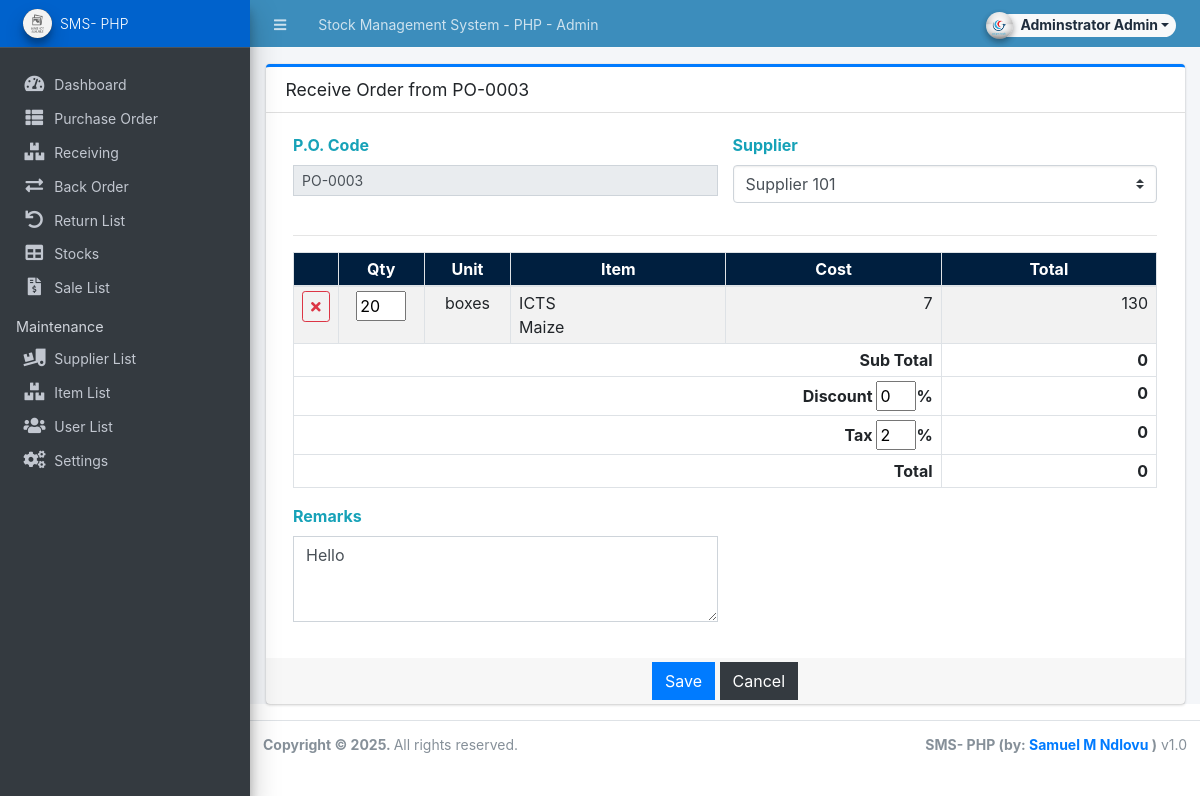
Page /admin?page=receiving/manage_receiving&po_id=3 (signed in) on the committed database.
### tables this page shows
CREATE TABLE `po_items` (
  `po_id` int(30) NOT NULL,
  `item_id` int(30) NOT NULL,
  `quantity` int(30) NOT NULL,
  `price` float NOT NULL DEFAULT 0,
  `unit` varchar(50) NOT NULL,
  `total` float NOT NULL DEFAULT 0
);

CREATE TABLE `item_list` (
  `id` int(30) NOT NULL,
  `name` text NOT NULL,
  `description` text NOT NULL,
  `supplier_id` int(30) NOT NULL,
  `cost` float NOT NULL DEFAULT 0,
  `sell_price` float NOT NULL DEFAULT 0,
  `status` tinyint(1) NOT NULL DEFAULT 1,
  `date_created` datetime NOT NULL DEFAULT current_timestamp(),
  `date_updated` datetime NOT NULL DEFAULT current_timestamp() ON UPDATE current_timestamp()
);

### admin/receiving/manage_receiving.php (the view, shortened to what this page needs)
<?php
if(isset($_GET['po_id'])){
    $qry = $conn->query("SELECT p.*,s.name as supplier FROM purchase_order_list p inner join supplier_list s on p.supplier_id = s.id  where p.id = '{$_GET['po_id']}'");
}
?>
<div class="card card-outline card-primary">
    <div class="card-header">
        <h4 class="card-title"><?php echo !isset($id) ? "Receive Order from ".$po_code : 'Update Received Order' ?></h4>
    </div>
    <div class="card-body">
        <form action="" id="receive-form">
            <div class="container-fluid">
                <div class="row">
                    <?php if(!isset($bo_id)): ?>
                    <div class="col-md-6">
                        <label class="control-label text-info">P.O. Code</label>
                        <input type="text" class="form-control form-control-sm rounded-0" value="<?php echo isset($po_code) ? $po_code : '' ?>" readonly>
                    </div>
                    <?php endif; ?>
                    <div class="col-md-6">
                        <div class="form-group">
                            <label for="supplier_id" class="control-label text-info">Supplier</label>
                            <select id="supplier_id" name="supplier_id" class="custom-select select2">
                            <?php
                            $supplier = $conn->query("SELECT * FROM `supplier_list` where status = 1 order by `name` asc");
                            while($row=$supplier->fetch_assoc()):
                            ?>
                            <option value="<?php echo $row['id'] ?>" <?php echo isset($supplier_id) && $supplier_id == $row['id'] ? "selected" : "" ?> ><?php echo $row['name'] ?></option>
                            <?php endwhile; ?>
                            </select>
                        </div>
                    </div>
                </div>
                <hr>
                <table class="table table-striped table-bordered" id="list">
                    <colgroup>
                        <col width="5%">
                        <col width="10%">
                        <col width="10%">
                        <col width="25%">
                        <col width="25%">
                        <col width="25%">
                    </colgroup>
                    <thead>
                        <tr class="text-light bg-navy">
                            <th class="text-center py-1 px-2"></th>
                            <th class="text-center py-1 px-2">Qty</th>
                            <th class="text-center py-1 px-2">Unit</th>
                            <th class="text-center py-1 px-2">Item</th>
                            <th class="text-center py-1 px-2">Cost</th>
                            <th class="text-center py-1 px-2">Total</th>
                        </tr>
                    </thead>
                    <tbody>
                        <?php
                        if(isset($po_id)):
                        if(!isset($bo_id))
                        $qry = $conn->query("SELECT p.*,i.name,i.description FROM `po_items` p inner join item_list i on p.item_id = i.id where p.po_id = '{$po_id}'");
                        else
                        $qry = $conn->query("SELECT b.*,i.name,i.description FROM `bo_items` b inner join item_list i on b.item_id = i.id where b.bo_id = '{$bo_id}'");
                        while($row = $qry->fetch_assoc()):
                            $row['qty'] = $row['quantity'];
                        ?>
                        <tr>
                            <td class="py-1 px-2 text-center">
                                <button class="btn btn-outline-danger btn-sm rem_row" type="button"><i class="fa fa-times"></i></button>
                            </td>
                            <td class="py-1 px-2 text-center qty">
                                <input type="number" name="qty[]" style="width:50px !important" value="<?php echo $row['qty']; ?>" max = "<?php echo $row['quantity']; ?>" min="0">
                            </td>
                            <td class="py-1 px-2 text-center unit">
                            <?php echo $row['unit']; ?>
                            </td>
                            <td class="py-1 px-2 item">
                            <?php echo $row['name']; ?> <br>
                            <?php echo $row['description']; ?>
                            </td>
                            <td class="py-1 px-2 text-right cost">
                            <?php echo number_format($row['price']); ?>
                            </td>
                            <td class="py-1 px-2 text-right total">
                            <?php echo number_format($row['total']); ?>
                            </td>
                        </tr>
                        <?php endwhile; ?>
                        <?php endif; ?>
                    </tbody>
                    <tfoot>
                        <tr>
                            <th class="text-right py-1 px-2" colspan="5">Sub Total</th>
                            <th class="text-right py-1 px-2 sub-total">0</th>
                        </tr>
                        <tr>
                            <th class="text-right py-1 px-2" colspan="5">Discount <input style="width:40px !important" name="discount_perc" class='' type="number" min="0" max="100" value="<?php echo isset($discount_perc) ? $discount_perc : 0 ?>">%
                            </th>
                            <th class="text-right py-1 px-2 discount"><?php echo isset($discount) ? number_format($discount) : 0 ?></th>
                        </tr>
                        <tr>
                            <th class="text-right py-1 px-2" colspan="5">Tax <input style="width:40px !important" name="tax_perc" class='' type="number" min="0" max="100" value="<?php echo isset($tax_perc) ? $tax_perc : 0 ?>">%
                            </th>
                            <th class="text-right py-1 px-2 tax"><?php echo isset($tax) ? number_format($tax) : 0 ?></th>
                        </tr>
                        <tr>
                            <th class="text-right py-1 px-2" colspan="5">Total
                            </th>
                            <th class="text-right py-1 px-2 grand-total">0</th>
                        </tr>
                    </tfoot>
                </table>
                <div class="row">
                    <div class="col-md-6">
                        <div class="form-group">
                            <label for="remarks" class="text-info control-label">Remarks</label>
                            <textarea name="remarks" id="remarks" rows="3" class="form-control rounded-0"><?php echo isset($remarks) ? $remarks : '' ?></textarea>
                        </div>
                    </div>
                </div>
            </div>
        </form>
    </div>
    <div class="card-footer py-1 text-center">
        <button class="btn btn-flat btn-primary" type="submit" form="receive-form">Save</button>
        <a class="btn btn-flat btn-dark" href="<?php echo base_url.'/admin?page=purchase_order' ?>">Cancel</a>
    </div>
</div>

### rows in the picture
po_items: quantity "20", unit "boxes", item_id.name "ICTS", item_id.description "Maize", price "7", total "130"

### other values in the picture
$_settings->info('name') "Stock Management System - PHP"
$_settings->userdata('firstname').' '.$_settings->userdata('lastname') "Adminstrator Admin"
$_settings->info('short_name') "SMS- PHP"
$po_code "PO-0003"
$discount "0"
$tax "0"
form field supplier_id "Supplier 101"
